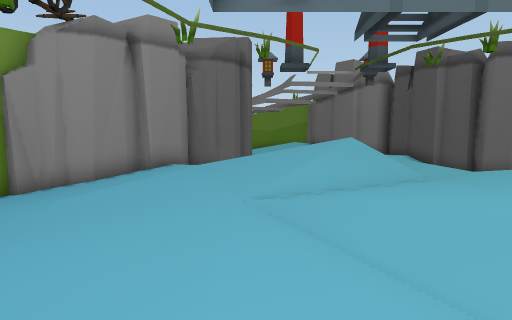
[1] (above)

16 first-person views from a walk through a Unity game level. The camera is 1.4 m above the floor, tilts 6° down and sees 75° across. The floor is counted in squares, 1 m on a side. Each view is taken from the middle of a square. On the plan, view 1 faces up. The plan holds only what a view shows up to about 15 squares ahead; the rest is blank. The place goes on beyond the plan.

[2]
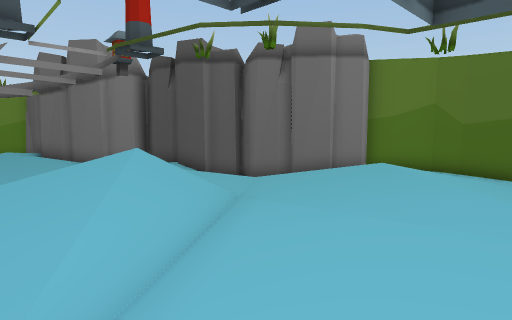

[3]
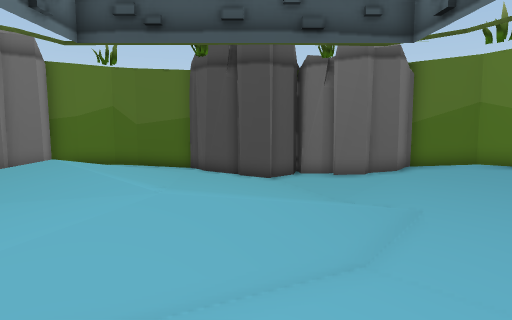

[4]
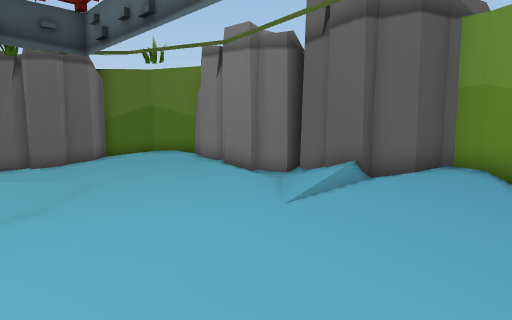

[5]
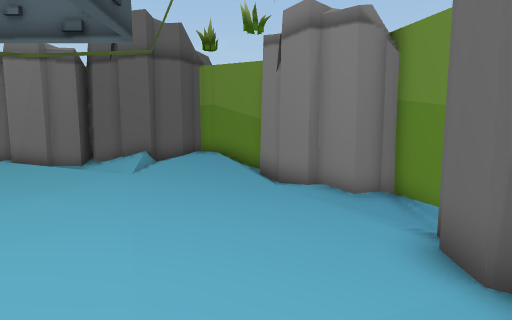

[6]
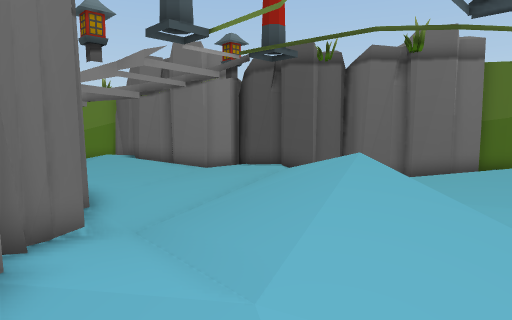

[7]
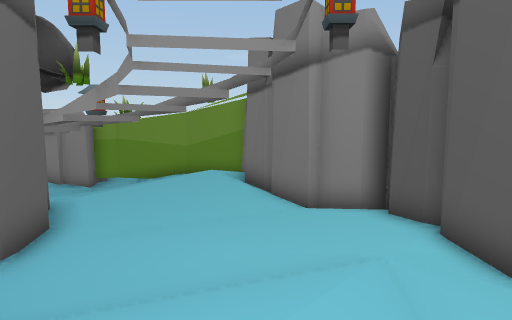

[8]
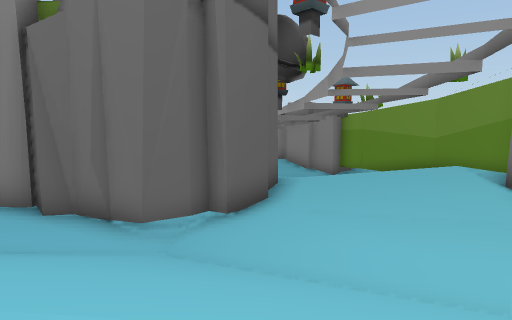

[9]
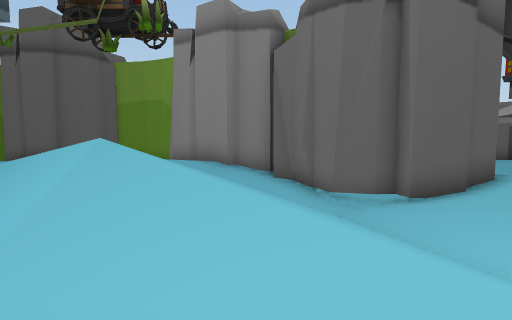

[10]
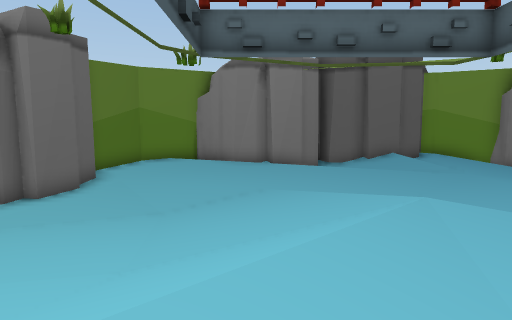

[11]
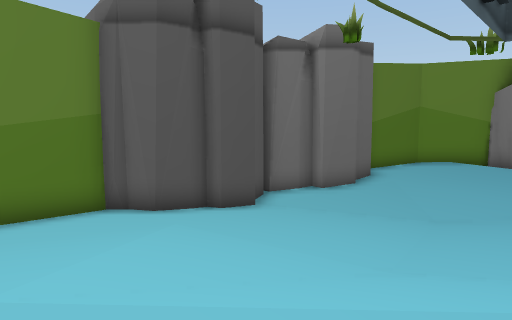

[12]
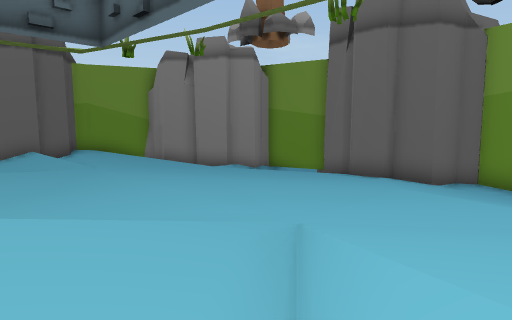

[13]
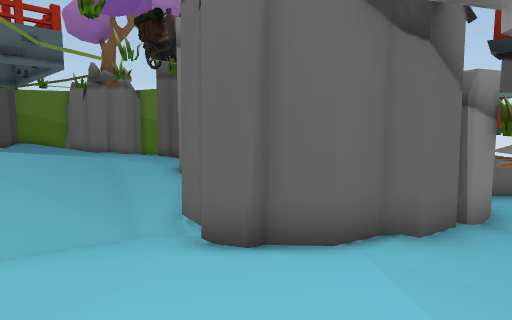

[14]
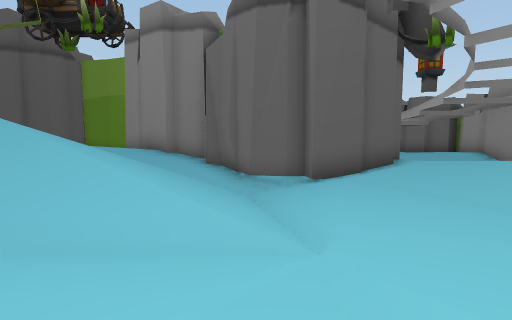

[15]
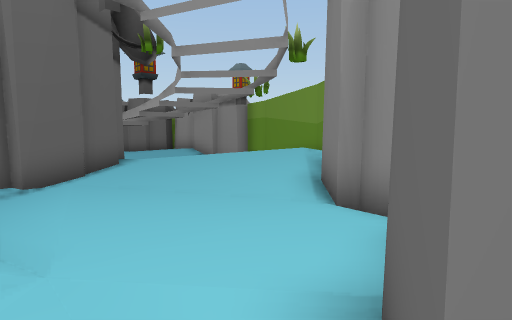

[16]
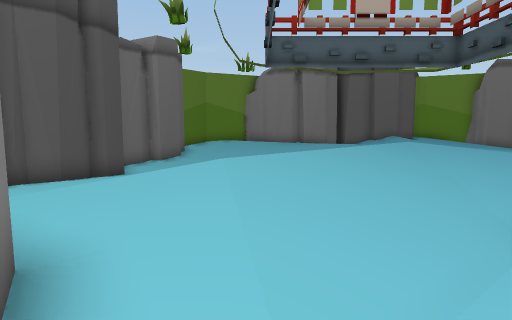

### Floor plan
Key: @ floor where view 1 was taken; # wall or solid block; . main floor; : floor 0.25 m higher than the main floor; - floor 0.25 m lower than the main floor; + floor 0.5 m higher than the main floor; _ floor 0.5 m lower than the main floor; * floor 0.75 m higher than the main floor; < floor 0.75 m lower than the main floor; / step, stairs or slope; = window, fence, low wall or low ledge.
Columns run from 8 left of view 1 to 14 right of it. Each row starts with its distance up from view 1.
 25      ####
 24     ##<_####
 23   ###<<_- /##
 22 ####        #
 21 #  =       /#
 20 #  #  --   .##
 19 = ## ---.....###
 18 =#  ####...---##
 17        #-------#
 16        #----...##
 15        #_///.../##
 14       ##<_////.//##
 13      ##///////.-/##
 12      #////////---_#
 11      #////////--./#
 10    ###:///////-../####
  9  ###..://*///-..:/// #
  8 ##--.:::++//..::++:. ##
  7 #_--.::::/...::+/::.--#
  6 #_-..:::/.::::+//..---#
  5 ##-......::::+//..---_#
  4  ##......//++///---__##
  3  ##-......//+:.--____#
  2 ##--......-//:.-____<#
  1 #//-......-//.--__<<<#
  0 #//--...@.--//-__<<<_#
 -1 #/_--.....-----__<__##
 -2 ####-......------___#
 -3    #/.. /....-------#
 -4    #/...#//....-----#
 -5    #/..:#////.......#
 -6    #//:###/_####..###
 -7    ###:######  ####
 -8      ###

Where each view was taken, in squares from view 1:
view 1: 0 up, 0 right, facing up
view 2: 4 up, 0 right, facing up-right
view 3: 2 up, 1 left, facing right
view 4: 2 up, 4 left, facing down-right
view 5: 7 up, 4 left, facing down
view 6: 7 up, 3 left, facing up-right
view 7: 10 up, 4 right, facing up
view 8: 11 up, 5 right, facing up-left
view 9: 12 up, 7 right, facing left
view 10: 8 up, 6 right, facing down
view 11: 8 up, 6 right, facing down-right
view 12: 8 up, 3 right, facing down-left
view 13: 20 up, 3 right, facing down-left
view 14: 14 up, 8 right, facing left
view 15: 14 up, 8 right, facing up-left
view 16: 13 up, 8 right, facing down
